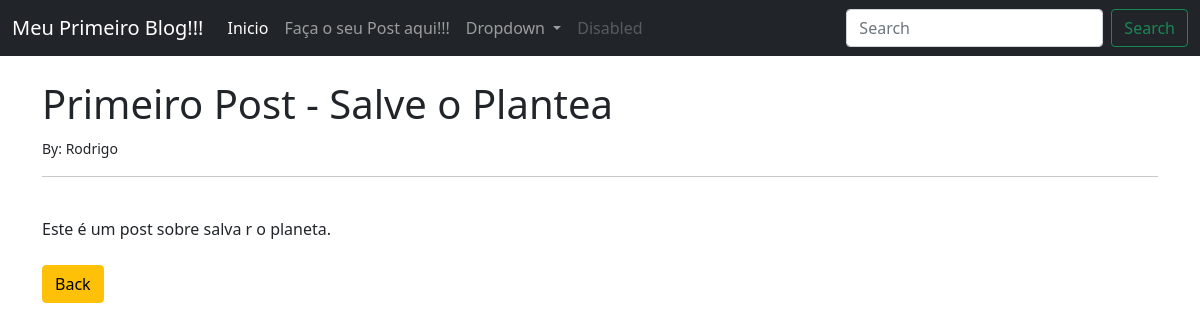
The app's page /article/1 with its own data.
### MeuBlog/models.py (models this page shows, shortened)
class Post(models.Model):
    title = models.CharField(max_length=255)
    title_tag = models.CharField(max_length=255, default=" ")
    author = models.ForeignKey(User, on_delete=models.CASCADE)
    body = models.TextField()

### MeuBlog/views.py (the view)
# urls.py: path('article/<int:pk>', ArticleDetailView.as_view(), name='article-detail'),
class ArticleDetailView(DetailView):
    model = Post
    template_name = 'article_details.html'

### MeuBlog/templates/article_details.html (shortened to what this page needs)
{% extends 'base.html' %}
{% block content %}
<h1>{{ post.title }}</h1>
<small>By: {{ post.author.first_name }} {{ post.author.last_name }}</small><br/>
<hr>
<br/>
{{ post.body }}
<br/><br/>
<a href="{% url 'home' %}" class="btn btn-warning">
Back</a>
{% endblock %}

### records on screen
Post: title "Primeiro Post - Salve o Plantea", author.first_name "Rodrigo", body "Este é um post sobre salva r o planeta."
